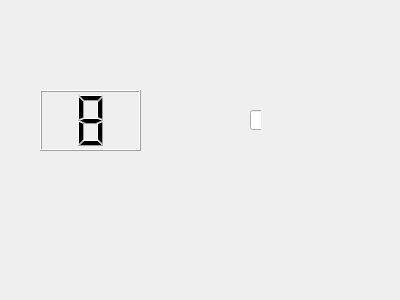
<?xml version="1.0" encoding="UTF-8"?>
<ui version="4.0">
 <class>Widget</class>
 <widget class="QWidget" name="Widget">
  <property name="geometry">
   <rect>
    <x>0</x>
    <y>0</y>
    <width>400</width>
    <height>300</height>
   </rect>
  </property>
  <property name="windowTitle">
   <string>Widget</string>
  </property>
  <widget class="QWidget" name="widget" native="true">
   <property name="geometry">
    <rect>
     <x>10</x>
     <y>20</y>
     <width>251</width>
     <height>251</height>
    </rect>
   </property>
   <property name="minimumSize">
    <size>
     <width>251</width>
     <height>251</height>
    </size>
   </property>
   <property name="maximumSize">
    <size>
     <width>251</width>
     <height>250</height>
    </size>
   </property>
   <property name="sizeIncrement">
    <size>
     <width>251</width>
     <height>251</height>
    </size>
   </property>
   <property name="baseSize">
    <size>
     <width>251</width>
     <height>251</height>
    </size>
   </property>
   <widget class="slidwindow" name="widget_2" native="true">
    <property name="geometry">
     <rect>
      <x>0</x>
      <y>20</y>
      <width>441</width>
      <height>181</height>
     </rect>
    </property>
    <widget class="QLCDNumber" name="lcdNumber">
     <property name="geometry">
      <rect>
       <x>30</x>
       <y>50</y>
       <width>101</width>
       <height>61</height>
      </rect>
     </property>
     <property name="smallDecimalPoint">
      <bool>false</bool>
     </property>
     <property name="digitCount">
      <number>1</number>
     </property>
     <property name="value" stdset="0">
      <double>8.000000000000000</double>
     </property>
    </widget>
    <widget class="QLineEdit" name="lineEdit">
     <property name="geometry">
      <rect>
       <x>240</x>
       <y>70</y>
       <width>113</width>
       <height>20</height>
      </rect>
     </property>
    </widget>
   </widget>
  </widget>
 </widget>
 <layoutdefault spacing="6" margin="11"/>
 <customwidgets>
  <customwidget>
   <class>slidwindow</class>
   <extends>QWidget</extends>
   <header>slidwindow.h</header>
   <container>1</container>
  </customwidget>
 </customwidgets>
 <resources/>
 <connections/>
</ui>
